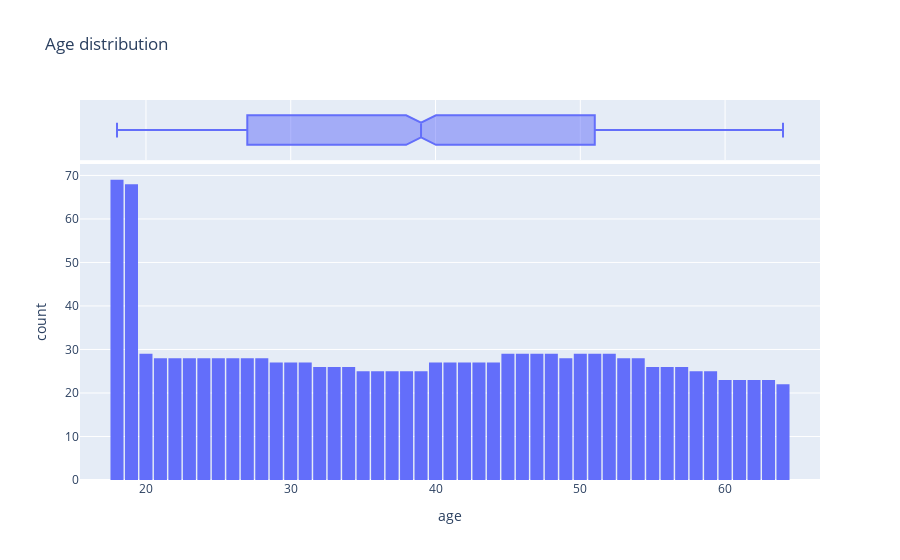

The notebook cell this image was saved under:
### Code cell
fig = px.histogram(data,
                   x='age',
                   marginal='box',
                   nbins=47,
                   title='Age distribution')
fig.update_layout(bargap=0.1)
fig.show()

### Figure 1 — Plotly figure (JSON) as saved in the notebook; plotly's stock layout.template omitted (floating-point values rounded to 4 significant figures; data arrays with more than 128 entries replaced by an {"elided": "..."} marker saying what was removed)
{"data": [{"alignmentgroup": "True", "bingroup": "x", "hovertemplate": "age=%{x}<br>count=%{y}<extra></extra>", "legendgroup": "", "marker": {"color": "#636efa", "pattern": {"shape": ""}}, "name": "", "nbinsx": 47, "offsetgroup": "", "orientation": "v", "showlegend": false, "type": "histogram", "x": {"elided": "1338 int values"}, "xaxis": "x", "yaxis": "y"}, {"alignmentgroup": "True", "hovertemplate": "age=%{x}<extra></extra>", "legendgroup": "", "marker": {"color": "#636efa"}, "name": "", "notched": true, "offsetgroup": "", "showlegend": false, "type": "box", "x": {"elided": "1338 int values"}, "xaxis": "x2", "yaxis": "y2"}], "layout": {"bargap": 0.1, "barmode": "relative", "legend": {"tracegroupgap": 0}, "title": {"text": "Age distribution"}, "xaxis": {"anchor": "y", "domain": [0, 1], "title": {"text": "age"}}, "xaxis2": {"anchor": "y2", "domain": [0, 1], "matches": "x", "showgrid": true, "showticklabels": false}, "yaxis": {"anchor": "x", "domain": [0, 0.8316], "title": {"text": "count"}}, "yaxis2": {"anchor": "x2", "domain": [0.8416, 1], "matches": "y2", "showgrid": false, "showline": false, "showticklabels": false, "ticks": ""}}}
